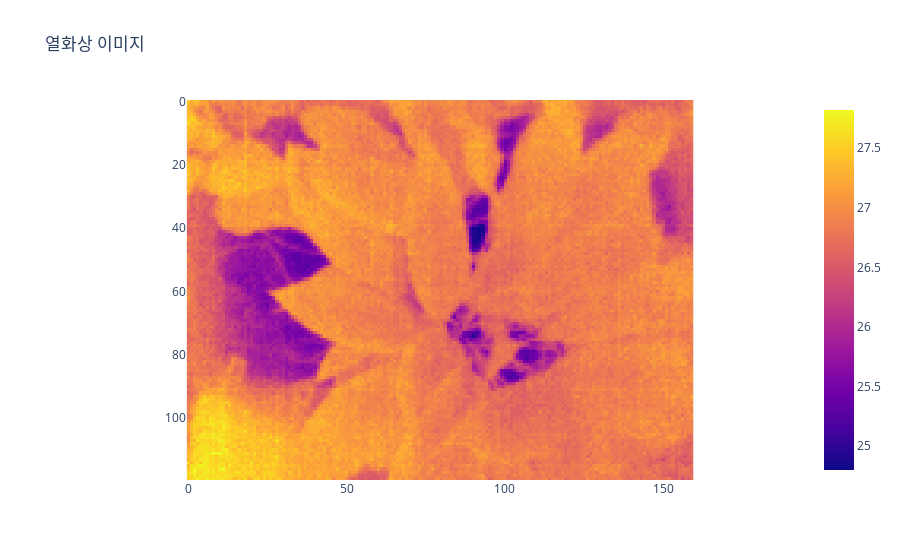
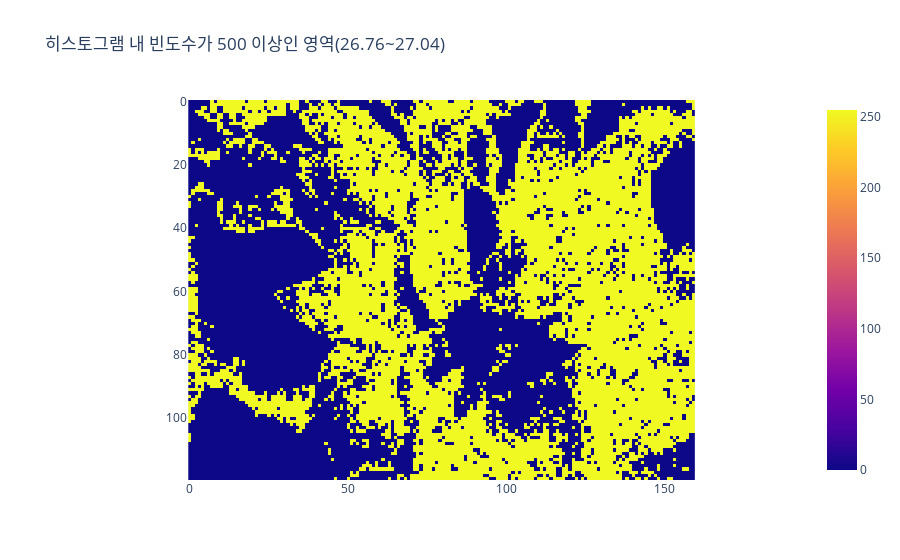
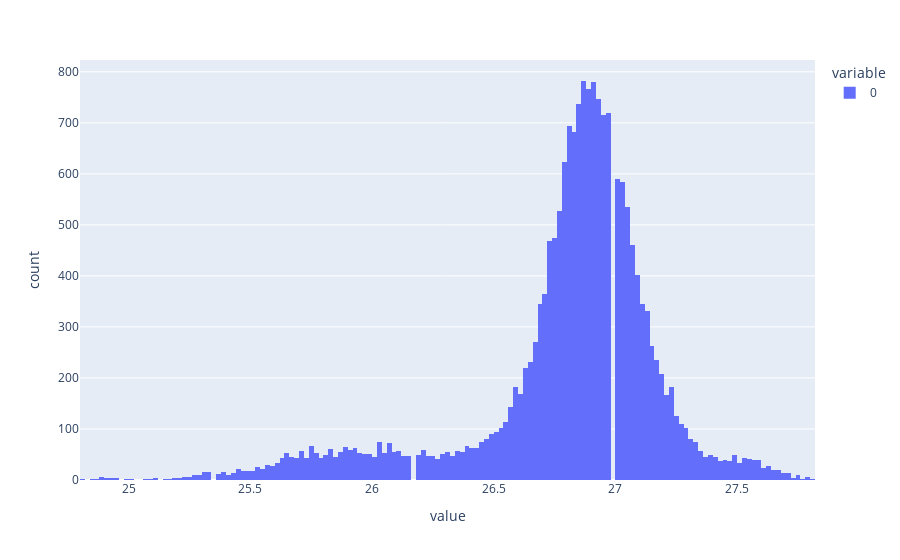

These figures' notebook cell, in order:
### Markdown cell above
# main

### Code cell
img = load_ir_image('../data/irimage_20220716_0735.dat')

hist, bin_edges = np.histogram(img, bins=256)
FREQUENCY = 500
indices = np.argwhere(hist > FREQUENCY)
start = bin_edges[indices[0, 0]]
end = bin_edges[indices[-1, 0] + 1]
bin_img = threshold(img, start, end)

# 열화상 이미지 출력
show_image(img, '열화상 이미지')

# 필터 영역 표시
show_image(bin_img, f'히스토그램 내 빈도수가 500 이상인 영역({start:.2f}~{end:.2f})')

# 히스토그램 출력
show_histogram(img)
print(f"잎의 평균 온도: {get_average_tempeature(img, bin_img):.2f}")

### Figure 1 — Plotly figure (JSON) as saved in the notebook; plotly's stock layout.template omitted (floating-point values rounded to 4 significant figures; data arrays with more than 128 entries replaced by an {"elided": "..."} marker saying what was removed)
{"data": [{"coloraxis": "coloraxis", "hovertemplate": "x: %{x}<br>y: %{y}<br>color: %{z}<extra></extra>", "name": "0", "type": "heatmap", "xaxis": "x", "yaxis": "y", "z": {"elided": "120x160 float values"}}], "layout": {"coloraxis": {"colorscale": [[0, "#0d0887"], [0.1111, "#46039f"], [0.2222, "#7201a8"], [0.3333, "#9c179e"], [0.4444, "#bd3786"], [0.5556, "#d8576b"], [0.6667, "#ed7953"], [0.7778, "#fb9f3a"], [0.8889, "#fdca26"], [1, "#f0f921"]]}, "title": {"text": "열화상 이미지"}, "xaxis": {"anchor": "y", "constrain": "domain", "domain": [0, 1], "scaleanchor": "y"}, "yaxis": {"anchor": "x", "autorange": "reversed", "constrain": "domain", "domain": [0, 1]}}}

### Figure 2 — Plotly figure (JSON) as saved in the notebook; plotly's stock layout.template omitted (floating-point values rounded to 4 significant figures; data arrays with more than 128 entries replaced by an {"elided": "..."} marker saying what was removed)
{"data": [{"coloraxis": "coloraxis", "hovertemplate": "x: %{x}<br>y: %{y}<br>color: %{z}<extra></extra>", "name": "0", "type": "heatmap", "xaxis": "x", "yaxis": "y", "z": {"elided": "120x160 int values"}}], "layout": {"coloraxis": {"colorscale": [[0, "#0d0887"], [0.1111, "#46039f"], [0.2222, "#7201a8"], [0.3333, "#9c179e"], [0.4444, "#bd3786"], [0.5556, "#d8576b"], [0.6667, "#ed7953"], [0.7778, "#fb9f3a"], [0.8889, "#fdca26"], [1, "#f0f921"]]}, "title": {"text": "히스토그램 내 빈도수가 500 이상인 영역(26.76~27.04)"}, "xaxis": {"anchor": "y", "constrain": "domain", "domain": [0, 1], "scaleanchor": "y"}, "yaxis": {"anchor": "x", "autorange": "reversed", "constrain": "domain", "domain": [0, 1]}}}

### Figure 3 — Plotly figure (JSON) as saved in the notebook; plotly's stock layout.template omitted (floating-point values rounded to 4 significant figures; data arrays with more than 128 entries replaced by an {"elided": "..."} marker saying what was removed)
{"data": [{"alignmentgroup": "True", "bingroup": "x", "hovertemplate": "variable=0<br>value=%{x}<br>count=%{y}<extra></extra>", "legendgroup": "0", "marker": {"color": "#636efa", "pattern": {"shape": ""}}, "name": "0", "offsetgroup": "0", "orientation": "v", "showlegend": true, "type": "histogram", "x": {"elided": "19200 float values"}, "xaxis": "x", "yaxis": "y"}], "layout": {"barmode": "relative", "legend": {"title": {"text": "variable"}, "tracegroupgap": 0}, "margin": {"t": 60}, "xaxis": {"anchor": "y", "domain": [0, 1], "title": {"text": "value"}}, "yaxis": {"anchor": "x", "domain": [0, 1], "title": {"text": "count"}}}}
